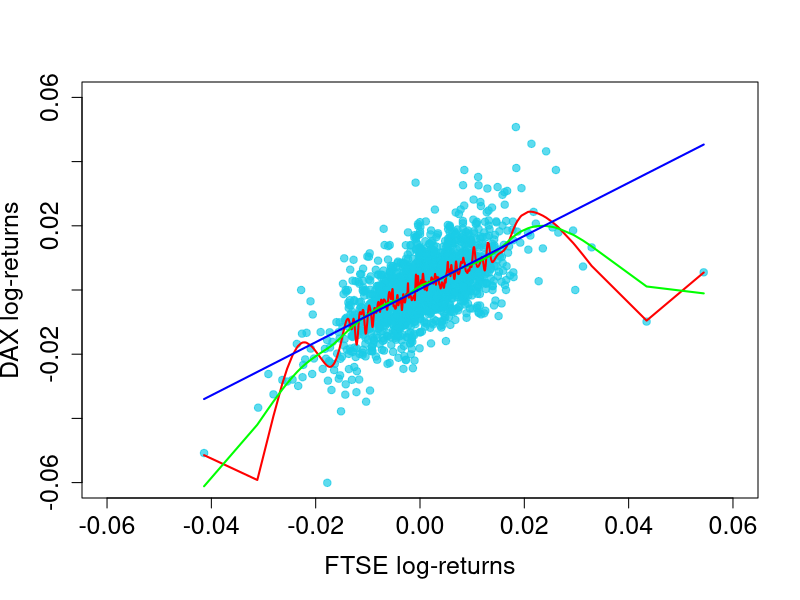

Generate this figure with R:
# load necessary packages
require(datasets)
require(class)
require(grDevices)
require(lattice)

# define log-returns for the DAX and FTSE indeces
r.dax  = diff(log(EuStockMarkets[ , 1]))
r.ftse = diff(log(EuStockMarkets[ , 4]))

# estimated log-returns for the DAX index for different bandwidths
splines.reg.l1 = smooth.spline(x = r.ftse,y = r.dax,spar = 0.2)                      # lambda = 0.2
splines.reg.l2 = smooth.spline(x = r.ftse,y = r.dax,spar = 1)                        # lambda = 1
splines.reg.l3 = smooth.spline(x = r.ftse,y = r.dax,spar = 2)                        # lambda = 2

# plot for the regression results
par(cex.axis = 1.5, cex.lab = 1.5, pch = 19, cex = 1)                                # graphical parameters
plot(r.ftse, r.dax,                                                                  
     xlim = c(-0.06, 0.06), ylim = c(-0.06, 0.06), 
     xlab = "FTSE log-returns", ylab = "DAX log-returns",
     col=rgb(0.1,0.8,0.9,alpha=0.7))
lines(splines.reg.l1, col = "red",   lwd = 2)                                        # regression line with lambda = 0.2
lines(splines.reg.l2, col = "green", lwd = 2)                                        # regression line with lambda = 1
lines(splines.reg.l3, col = "blue",  lwd = 2)                                        # regression line with lambda = 2
